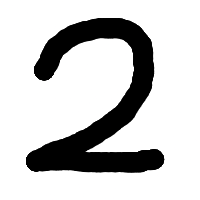
#> input picture tmp/2.png, 200 x 200 px
$ python -i dispImageMosaic.py   (imports and definitions only)
#> lines starting #> are read from the running program, lines starting #| are printed output that depends on the picture
#24009
# 画像にモザイク
import tkinter as tk
import tkinter.filedialog as fd
import PIL.Image, PIL.ImageTk
def dispPhoto(path):
#> called with path = 'tmp/2.png'
    newImage = PIL.Image.open(path).convert("L").resize((32,32)).resize((300,300))
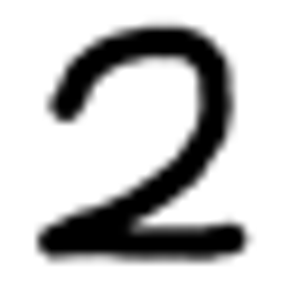
#> newImage: PIL image 300x300 L; min 0, max 255, mean 200.8
#> (the run stopped early here; a loop or call above may not have finished)
